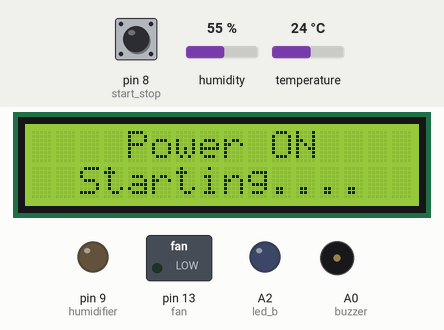
A sketch run on a simulated Arduino Uno, built with avr-gcc and run on an emulated ATmega328P. On the bench: 16×2 character LCD, switched loads named in the sketch (green lamp = pin HIGH), output pins drawn as LEDs (lit = HIGH), buzzer (waves = sounding, pin HIGH). The inputs (shaded band) are chosen by the test bench; at power-on: pin 8 (start_stop) HIGH, humidity 55 %, temperature 24 °C.

Above: at 3.7 s.
5.8 s: pin 8 (start_stop) pulled LOW for 1 s
At 8.0 s:
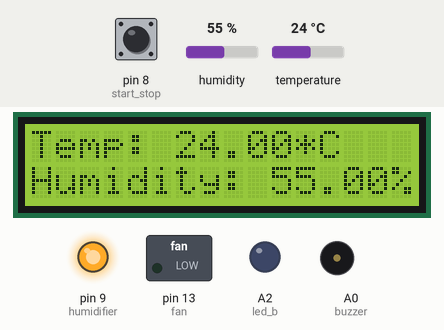
9.0 s: humidity set to 22 %
At 10.6 s:
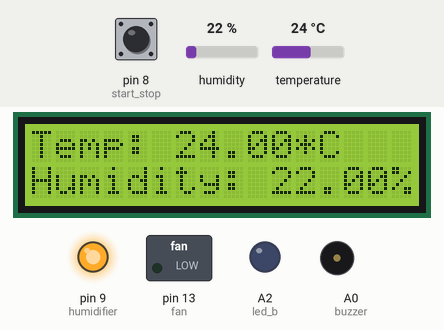
11.0 s: pin 8 (start_stop) pulled LOW for 0.15 s
At 11.7 s:
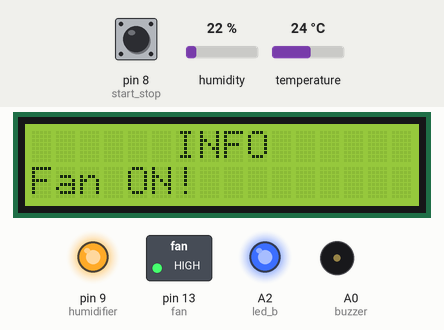
13.3 s: temperature set to 12 °C
At 15.1 s:
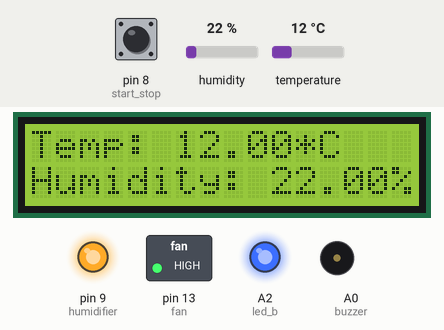
15.4 s: pin 8 (start_stop) pulled LOW for 0.15 s
At 16.1 s:
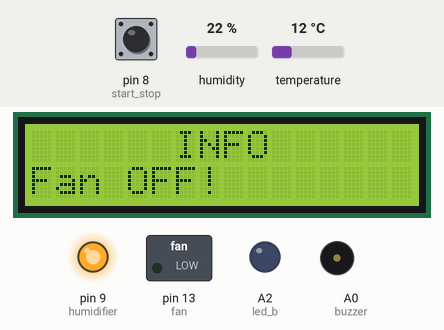
17.2 s: humidity set to 40 %
At 18.7 s:
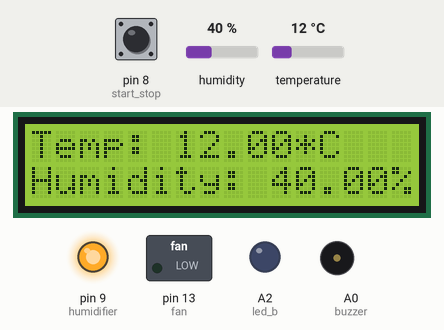
Timing chart, 0 to 20.2 s (numbered marks = the images above; inputs shaded):
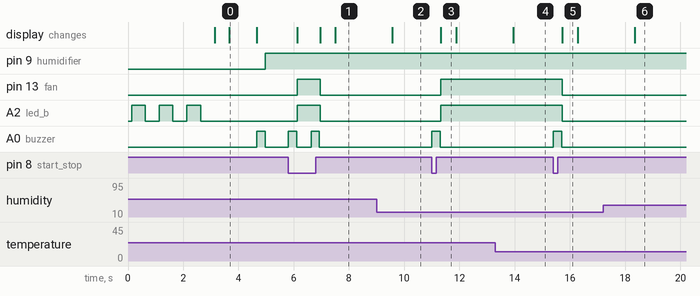

The sketch:

mini_ac.ino
```cpp
#include <Wire.h>
#include <LiquidCrystal_I2C.h>
#include "DHT.h"


#define humidifier 9
#define fan 13
#define buzzer A0
#define temp_sense 2
#define temp_type DHT11
#define start_stop 8
#define led_b A2

#define off 0
#define on 1

#define LOOP 0


DHT temp(temp_sense, temp_type);

LiquidCrystal_I2C lcd(0x27, 16, 2);

struct Air_Cooler
{
  uint32_t last_millis, refresh_rate = 1000;
  float temperature, humidity;
  bool fan_state = off, humidifier_state = off;


  void init(void)
  {
    pinMode(humidifier, 1);
    pinMode(fan, 1);
    pinMode(buzzer, 1);
    pinMode(start_stop, 2);
    pinMode(led_b, 1);
    lcd.init();
    lcd.init();
    lcd.backlight();
    temp.begin();

    blink(3);
    sayHi();
    beep();

    start_humidifier();

    last_millis = millis();

  }

  void run(int times)
  {
    if (times == LOOP)
    {
      for (;;)
      {
        measure_temperature();
        measure_humidity();
        display(1);
        read_button();
        read_button();
      }
    }
    else if (times > LOOP)
    {
      for (int i = 0; i < times; i++)
      {
        measure_temperature();
        measure_humidity();
        display(1);
        read_button();
        read_button();
      }
    }
  }

  void start_humidifier(void)
  {
    digitalWrite(humidifier, 1);
    humidifier_state = on;
  }

  void stop_humidifier(void)
  {
    digitalWrite(humidifier, 0);
    humidifier_state = off;
  }

  void start_fan(void)
  {
    digitalWrite(fan, 1);
    fan_state = on;
  }

  void stop_fan(void)
  {
    digitalWrite(fan, 0);
    fan_state = off;
  }

  void read_button(void)
  {
    if (!digitalRead(start_stop) && fan_state == off)
    {
      beep();
      lcd.clear();
      lcd.setCursor(0, 0);
      lcd.print("      INFO      ");
      lcd.setCursor(0, 1);
      lcd.print("Fan ON!");
      start_fan();
      digitalWrite(led_b, 1);
      delay(500);
    }
    if (!digitalRead(start_stop) && fan_state == on)
    {
      beep();
      lcd.clear();
      lcd.setCursor(0, 0);
      lcd.print("      INFO      ");
      lcd.setCursor(0, 1);
      lcd.print("Fan OFF!");
      stop_fan();
      digitalWrite(led_b, 0);
      delay(500);
    }
  }

  void measure_temperature(void)
  {
    float t = temp.readTemperature();
    if (isnan(t))
    {
      temperature = 0.0;
    }
    else {
      temperature = t;
    }
  }

  void measure_humidity(void)
  {
    float h = temp.readHumidity();
    if (isnan(h))
    {
      humidity = 0.0;
    }
    else {
      humidity = h;
    }
  }

  void display(byte mode)
  {
    if (millis() - last_millis >= refresh_rate)
    {
      if (mode == 1)
      {
        lcd.clear();
        lcd.setCursor(0, 0);
        lcd.print("Temp: " + String(temperature) + "*C");
        lcd.setCursor(0, 1);
        lcd.print("Humidity: " + String(humidity) + "%");
      }
      last_millis = millis();
    }
  }

  void blink(int times)
  {
    for (int i = 0; i < times; i++)
    {
      digitalWrite(led_b, 1);
      delay(500);
      digitalWrite(led_b, 0);
      delay(500);
    }
  }

  void beep(void)
  {
    digitalWrite(buzzer, 1);
    delay(300);
    digitalWrite(buzzer, 0);
  }

  void sayHi(void)
  {
    lcd.print("    Power ON    ");
    lcd.setCursor(0, 1);
    delay(500);
    lcd.print("  Starting....  ");
    delay(1000);
    lcd.clear();
  }
} air_cooler;


void setup() {
  air_cooler.init();
  air_cooler.run(LOOP);
}

void loop() {
}
```

Measured:
- after the input at 5.8 s, pin 13 (fan), A2 (led_b): LOW → HIGH after 0.33 s, → LOW 0.83 s later; A0 (buzzer): alternates HIGH for 0.30 s and LOW for 0.53 s, 4 changes in all, then stays LOW, starting at once; the display: first changes after 0.33 s (image 1 shows a later state)
- after the input at 9.0 s, the display: changes after 0.57 s (image 2)
- after the input at 11.0 s, pin 13 (fan), A2 (led_b): LOW → HIGH after 0.33 s; A0 (buzzer): LOW → HIGH at once, → LOW 0.30 s later; the display: changes after 0.33 s (image 3)
- after the input at 13.3 s, the display: changes after 0.64 s (image 4)
- after the input at 15.4 s, pin 13 (fan), A2 (led_b): HIGH → LOW after 0.33 s; A0 (buzzer): LOW → HIGH at once, → LOW 0.30 s later; the display: changes after 0.33 s (image 5)
- after the input at 17.2 s, the display: changes after 1.1 s (image 6)
- by itself, A2 (led_b): alternates HIGH for 0.50 s and LOW for 0.50 s, 6 changes in all, then stays LOW
